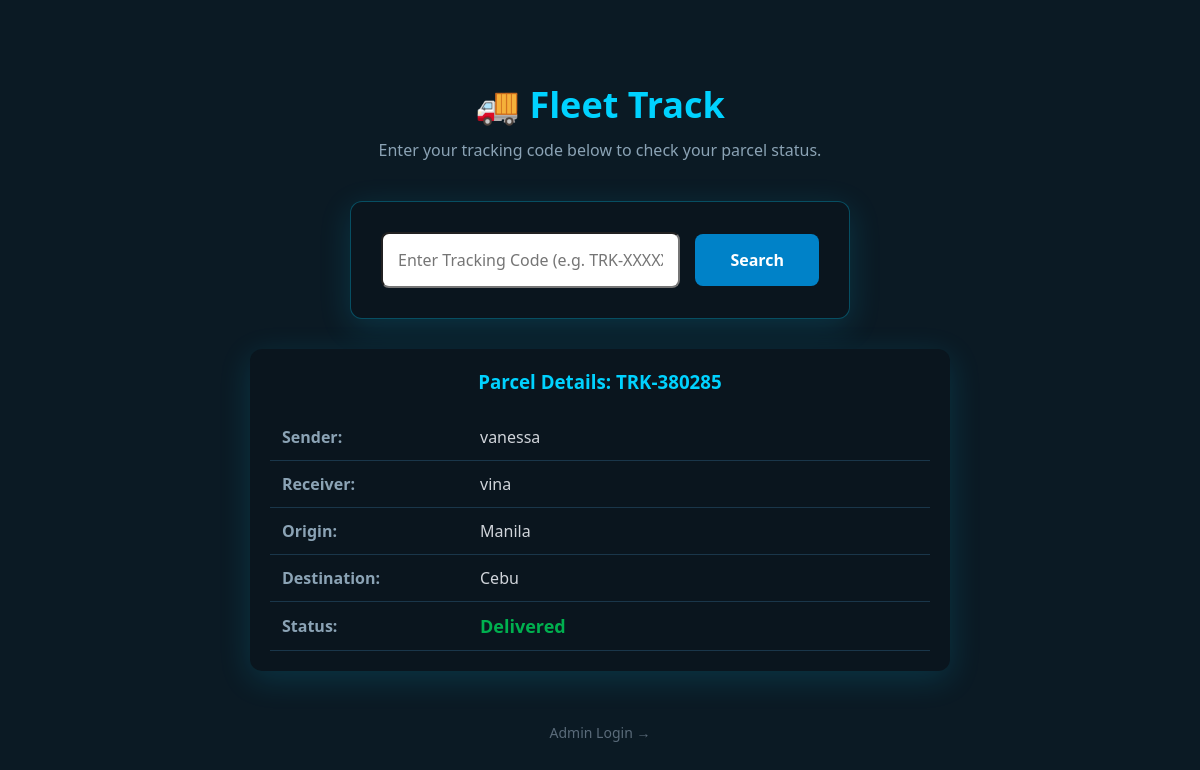
The page /track.php?track_code=TRK-380285 on the database its author committed.
### tables this page shows
CREATE TABLE `parcels` (
  `id` int(11) NOT NULL,
  `tracking_code` varchar(20) NOT NULL,
  `sender` varchar(100) NOT NULL,
  `receiver` varchar(100) NOT NULL,
  `origin` varchar(100) NOT NULL,
  `destination` varchar(100) NOT NULL,
  `weight` decimal(10,2) NOT NULL,
  `status` varchar(20) DEFAULT 'Pending',
  `created_at` timestamp NOT NULL DEFAULT current_timestamp()
);

### track.php (the view, shortened to what this page needs)
<?php
include 'db.php';
$parcel = null;
if (isset($_GET['track_code'])) {
    $code = mysqli_real_escape_string($conn, $_GET['track_code']);
    if (empty($code)) {
        $error = "Please enter a tracking code.";
    } else {
        $query = mysqli_query($conn, "SELECT * FROM parcels WHERE tracking_code = '$code' LIMIT 1");
        if (mysqli_num_rows($query) > 0) {
            $parcel = mysqli_fetch_assoc($query);
        } else {
            $error = "Tracking code not found. Please check and try again.";
        }
    }
}
?>
<!DOCTYPE html>
<html lang="en">
<head>
    <link rel="stylesheet" href="style.css">
</head>
<body style="display: flex; justify-content: center; align-items: flex-start; min-height: 100vh; background-color: #0b1a24; padding-top: 80px;">
    <div style="width: 100%; max-width: 700px;">
        <div style="text-align: center; margin-bottom: 40px;">
            <h1 style="color: #00d2ff; font-size: 36px; margin-bottom: 10px;">🚚 Fleet Track</h1>
            <p style="color: #8ba3b5; font-size: 16px;">Enter your tracking code below to check your parcel status.</p>
        </div>
        <div class="form-container" style="margin-bottom: 30px; background: #0a151e;">
            <form method="GET" action="track.php" style="display: flex; gap: 15px; align-items: center;">
                <input type="text" name="track_code" placeholder="Enter Tracking Code (e.g. TRK-XXXXXX)" style="flex: 1; margin: 0; font-size: 16px; padding: 15px; border-radius: 8px;">
                <button type="submit" class="btn btn-blue" style="flex: 0 0 auto; padding: 15px 35px; margin: 0; font-size: 16px;">Search</button>
            </form>
        </div>
        <?php if ($parcel): ?>
            <div class="table-container" style="background: #0a151e; box-shadow: 0 8px 32px rgba(0, 210, 255, 0.15);">
                <h3 style="color: #00d2ff; margin-bottom: 20px; text-align: center;">Parcel Details: <?php echo $parcel['tracking_code']; ?></h3>
                <table>
                    <tr>
                        <td style="text-align: left; font-weight: bold; width: 30%; color: #8ba3b5;">Sender:</td>
                        <td style="text-align: left; font-size: 16px;"><?php echo $parcel['sender']; ?></td>
                    </tr>
                    <tr>
                        <td style="text-align: left; font-weight: bold; color: #8ba3b5;">Receiver:</td>
                        <td style="text-align: left; font-size: 16px;"><?php echo $parcel['receiver']; ?></td>
                    </tr>
                    <tr>
                        <td style="text-align: left; font-weight: bold; color: #8ba3b5;">Origin:</td>
                        <td style="text-align: left; font-size: 16px;"><?php echo $parcel['origin']; ?></td>
                    </tr>
                    <tr>
                        <td style="text-align: left; font-weight: bold; color: #8ba3b5;">Destination:</td>
                        <td style="text-align: left; font-size: 16px;"><?php echo $parcel['destination']; ?></td>
                    </tr>
                    <tr>
                        <td style="text-align: left; font-weight: bold; color: #8ba3b5;">Status:</td>
                        <td style="text-align: left; font-weight: bold; font-size: 18px;">
                            <span style="color: <?php echo $parcel['status'] == 'Delivered' ? '#00b04f' : ($parcel['status'] == 'Transit' ? '#00d2ff' : '#ff7e00'); ?>;">
                                <?php echo $parcel['status']; ?>
                            </span>
                        </td>
                    </tr>
                </table>
            </div>
        <?php endif; ?>
        <div style="text-align: center; margin-top: 50px;">
            <a href="index.php?logout=1" style="color: #5a6b7a; text-decoration: none; font-size: 14px;">Admin Login &rarr;</a>
        </div>
    </div>
</body>
</html>

### style.css (style rules this page uses)
* { margin: 0; padding: 0; box-sizing: border-box; font-family: "Segoe UI", sans-serif; }
body { background-color: #0b1a24; color: white; }
.form-container { background: #0a151e; border: 1px solid #00d2ff; border-radius: 12px; padding: 30px; max-width: 500px; margin: 0 auto; box-shadow: 0 0 15px rgba(0, 210, 255, 0.2); }
.btn { padding: 12px; border: none; border-radius: 8px; font-weight: bold; cursor: pointer; text-align: center; text-decoration: none; color: white; flex: 1; }
.btn-blue { background: #0082c8; }
.table-container { background: #112431; border-radius: 12px; padding: 20px; margin-top: 20px; }
table { width: 100%; border-collapse: collapse; text-align: center; }
td { padding: 12px; border-bottom: 1px solid #1a364a; color: #d1d5db; }
tbody tr { transition: background-color 0.2s ease; }
td:first-child { font-weight: bold; color: #00d2ff; }
.form-container { box-shadow: 0 8px 32px rgba(0, 210, 255, 0.15); border: 1px solid rgba(0, 210, 255, 0.3); }

### rows shown on the page
parcels: tracking_code "TRK-380285", sender "vanessa", receiver "vina", origin "Manila", destination "Cebu", status "Delivered"
